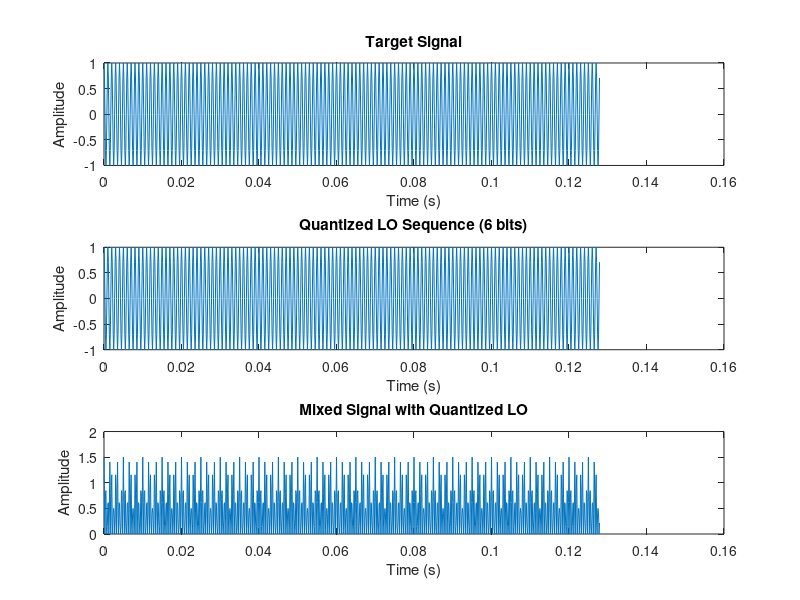
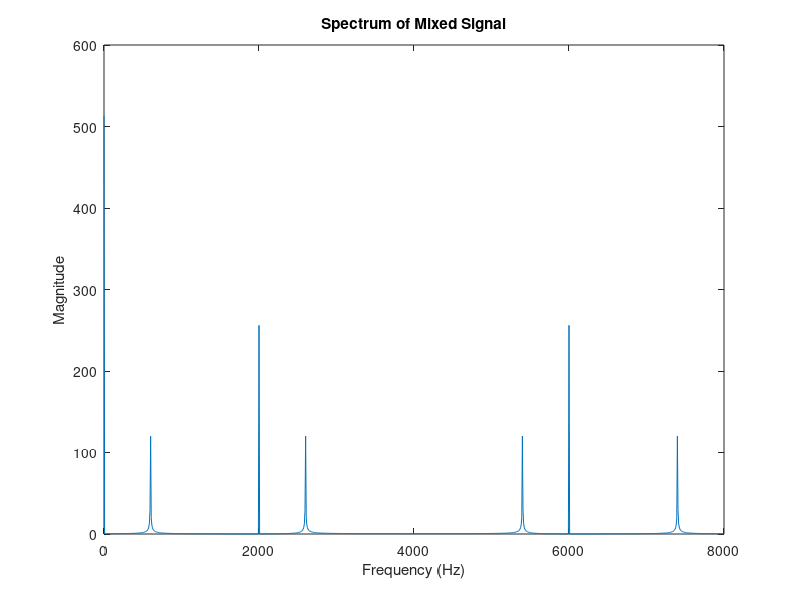

Reproduce these figures in MATLAB, in order.
% Effect of finite wordlength on LO Quantization.

fs = 8000;          % Sampling frequency
N = 1024;           % Number of samples
t = (0:N-1) / fs;   % Time axis

f1 = fs / 8;        % Frequency of the target signal
f2 = fs / 5;        % Frequency of the interference
target_signal = cos(2 * pi * f1 * t);
interference_signal = 0.5 * cos(2 * pi * f2 * t);

% Original LO sequence (cosine wave)
lo_original = cos(2 * pi * f1 / fs * (0:N-1));

% Quantize LO sequence to 6 bits
num_bits = 6;
quant_levels = 2^num_bits;
lo_quantized = round((lo_original + 1) * (quant_levels / 2 - 1)) / (quant_levels / 2 - 1) - 1;

% Mixed signal using quantized LO
mixed_signal = (target_signal + interference_signal) .* lo_quantized;

% Plot the original and mixed signals
figure;
subplot(3, 1, 1);
plot(t, target_signal);
title('Target Signal');
xlabel('Time (s)'); ylabel('Amplitude');

subplot(3, 1, 2);
plot(t, lo_quantized);
title('Quantized LO Sequence (6 bits)');
xlabel('Time (s)'); ylabel('Amplitude');

subplot(3, 1, 3);
plot(t, mixed_signal);
title('Mixed Signal with Quantized LO');
xlabel('Time (s)'); ylabel('Amplitude');

% Frequency domain analysis
figure;
fft_mixed = abs(fft(mixed_signal));
frequencies = (0:N-1) * (fs / N);
plot(frequencies, fft_mixed);
title('Spectrum of Mixed Signal');
xlabel('Frequency (Hz)'); ylabel('Magnitude');